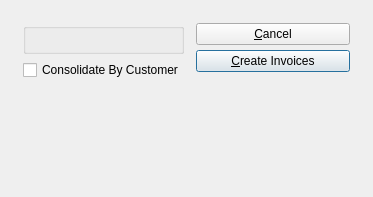
<?xml version="1.0" encoding="UTF-8"?>
<ui version="4.0">
 <comment>This file is part of the xTuple ERP: PostBooks Edition, a free and
open source Enterprise Resource Planning software suite,
Copyright (c) 1999-2010 by OpenMFG LLC, d/b/a xTuple.
It is licensed to you under the Common Public Attribution License
version 1.0, the full text of which (including xTuple-specific Exhibits)
is available at www.xtuple.com/CPAL.  By using this software, you agree
to be bound by its terms.</comment>
 <class>createInvoices</class>
 <widget class="QDialog" name="createInvoices">
  <property name="geometry">
   <rect>
    <x>0</x>
    <y>0</y>
    <width>373</width>
    <height>197</height>
   </rect>
  </property>
  <property name="windowTitle">
   <string>Create Invoices</string>
  </property>
  <layout class="QGridLayout" name="gridLayout_2">
   <item row="0" column="0">
    <layout class="QGridLayout" name="gridLayout">
     <property name="margin">
      <number>12</number>
     </property>
     <property name="spacing">
      <number>12</number>
     </property>
     <item row="0" column="0">
      <layout class="QVBoxLayout">
       <property name="spacing">
        <number>0</number>
       </property>
       <item>
        <layout class="QVBoxLayout">
         <item>
          <widget class="ParameterGroup" name="_customerType">
           <property name="focusPolicy">
            <enum>Qt::StrongFocus</enum>
           </property>
           <property name="title">
            <string/>
           </property>
           <property name="fixedSize">
            <bool>false</bool>
           </property>
          </widget>
         </item>
         <item>
          <widget class="XCheckBox" name="_consolidate">
           <property name="text">
            <string>Consolidate By Customer</string>
           </property>
          </widget>
         </item>
        </layout>
       </item>
       <item>
        <spacer>
         <property name="orientation">
          <enum>Qt::Vertical</enum>
         </property>
         <property name="sizeHint" stdset="0">
          <size>
           <width>20</width>
           <height>40</height>
          </size>
         </property>
        </spacer>
       </item>
      </layout>
     </item>
     <item row="0" column="1">
      <layout class="QVBoxLayout">
       <property name="spacing">
        <number>0</number>
       </property>
       <property name="margin">
        <number>0</number>
       </property>
       <item>
        <layout class="QVBoxLayout">
         <property name="spacing">
          <number>5</number>
         </property>
         <property name="margin">
          <number>0</number>
         </property>
         <item>
          <widget class="QPushButton" name="_close">
           <property name="text">
            <string>&amp;Cancel</string>
           </property>
          </widget>
         </item>
         <item>
          <widget class="QPushButton" name="_post">
           <property name="text">
            <string>&amp;Create Invoices</string>
           </property>
           <property name="default">
            <bool>true</bool>
           </property>
          </widget>
         </item>
        </layout>
       </item>
       <item>
        <spacer>
         <property name="orientation">
          <enum>Qt::Vertical</enum>
         </property>
         <property name="sizeType">
          <enum>QSizePolicy::Expanding</enum>
         </property>
         <property name="sizeHint" stdset="0">
          <size>
           <width>20</width>
           <height>20</height>
          </size>
         </property>
        </spacer>
       </item>
      </layout>
     </item>
    </layout>
   </item>
  </layout>
 </widget>
 <layoutdefault spacing="6" margin="11"/>
 <pixmapfunction>qPixmapFromMimeSource</pixmapfunction>
 <customwidgets>
  <customwidget>
   <class>ParameterGroup</class>
   <extends>QGroupBox</extends>
   <header>parametergroup.h</header>
  </customwidget>
  <customwidget>
   <class>XCheckBox</class>
   <extends>QCheckBox</extends>
   <header>xcheckbox.h</header>
  </customwidget>
 </customwidgets>
 <tabstops>
  <tabstop>_customerType</tabstop>
  <tabstop>_consolidate</tabstop>
  <tabstop>_post</tabstop>
  <tabstop>_close</tabstop>
 </tabstops>
 <resources/>
 <connections>
  <connection>
   <sender>_close</sender>
   <signal>clicked()</signal>
   <receiver>createInvoices</receiver>
   <slot>close()</slot>
   <hints>
    <hint type="sourcelabel">
     <x>20</x>
     <y>20</y>
    </hint>
    <hint type="destinationlabel">
     <x>20</x>
     <y>20</y>
    </hint>
   </hints>
  </connection>
 </connections>
</ui>
